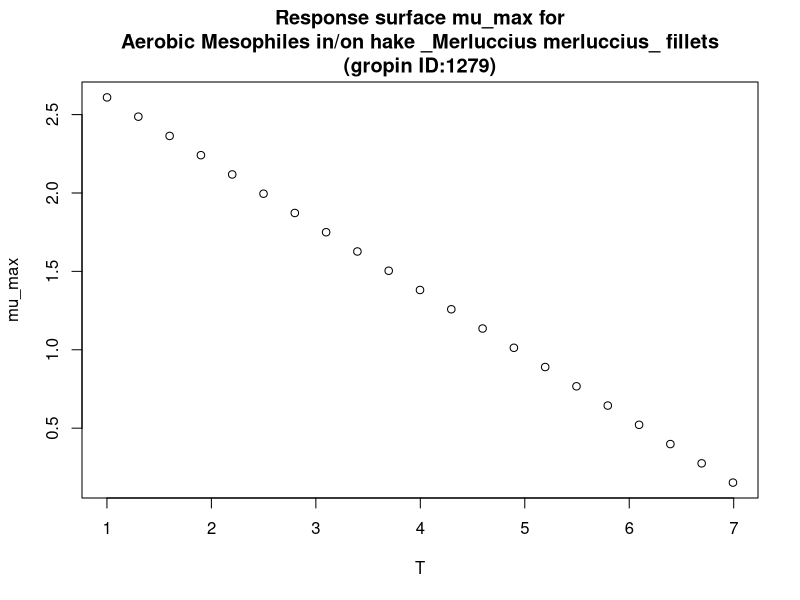

The R source for this figure:
#############################
# start of Parameter script
#############################
T <- seq(1.001,6.99300699300699,length.out=21)
#############################
# end of Parameter script
#############################
############################# 
# start of Model script Gropin ID 1279 
#############################
 
# constant coefficients for this model
 
variables <- data.frame(T)
argumentsPar <- expand.grid(variables)
 
# heart of the model
response_surface <- function(T) {
   mumax <-(-0.41*T+3.02)

return(mumax=mumax)
} 

# output parameters
mumax <- cbind(argumentsPar,response_surface(argumentsPar['T']))
colnames(mumax) <- c(colnames(argumentsPar),'mumax')
#############################
# End of Model script
#############################
############################# 
# start of Visualisation script Gropin ID 1279 
#############################
plot(T,mumax$mumax,
                          xlab='T',
                          ylab='mu_max',main='Response surface mu_max for
Aerobic Mesophiles in/on hake _Merluccius merluccius_ fillets
(gropin ID:1279)')
#############################
# End of Visualisation script
#############################
